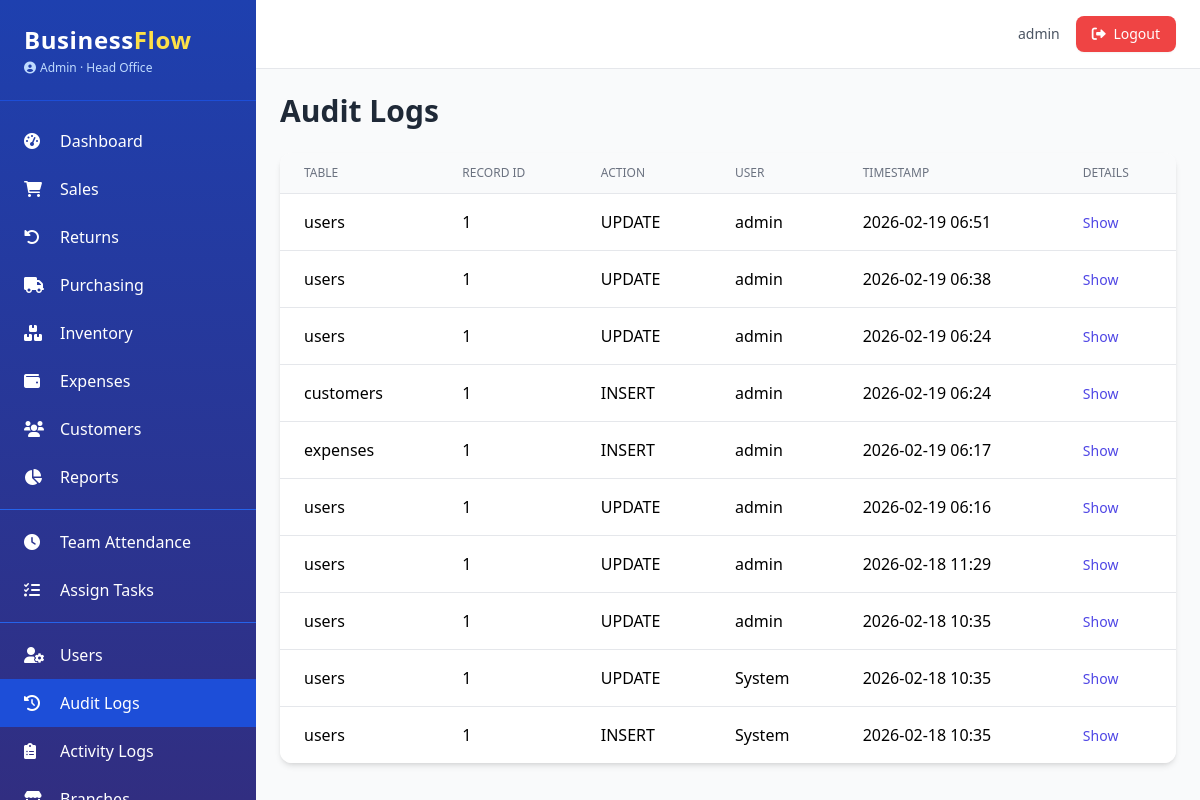
Page /admin/audit-logs (signed in) on the earlier database version.
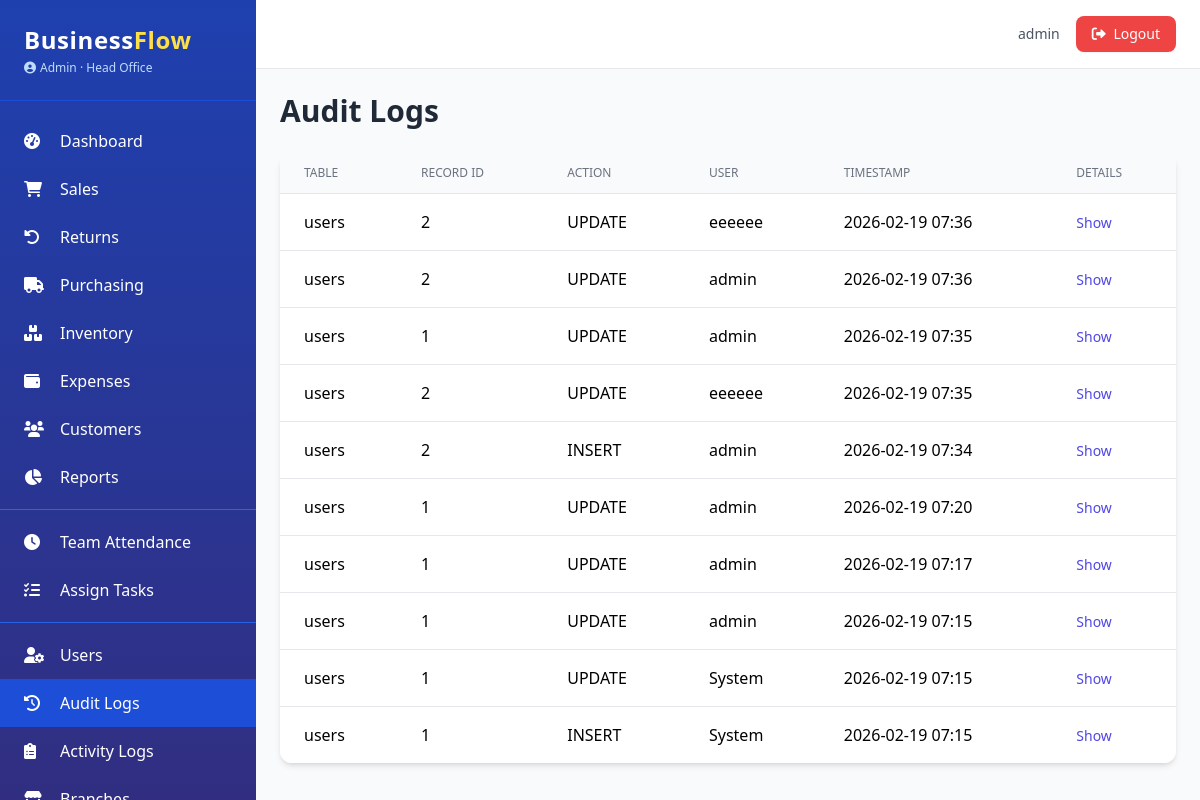
Same page on the later database version.
### app.py (models this page shows, shortened)
class AuditLog(db.Model):
    __tablename__ = 'audit_logs'
    id = db.Column(db.Integer, primary_key=True)
    table_name = db.Column(db.String(50), nullable=False)
    record_id = db.Column(db.Integer, nullable=False)
    action = db.Column(db.String(10), nullable=False)
    old_values = db.Column(db.Text, nullable=True)
    new_values = db.Column(db.Text, nullable=True)
    user_id = db.Column(db.Integer, db.ForeignKey('users.id'), nullable=True)
    timestamp = db.Column(db.DateTime, default=datetime.utcnow)
    user = db.relationship('User', foreign_keys=[user_id])
    __table_args__ = (
        Index('ix_audit_table_record', table_name, record_id),
        Index('ix_audit_timestamp', timestamp.desc()),
    )

class AuditMixin:
    @declared_attr
    def created_at(cls):
        return db.Column(db.DateTime, default=datetime.utcnow)

class SoftDeleteMixin:
    @classmethod
    def query_active(cls):
        return cls.query.filter(cls.deleted_at.is_(None))

class User(UserMixin, db.Model, AuditMixin, SoftDeleteMixin):
    __tablename__ = 'users'
    id = db.Column(db.Integer, primary_key=True)
    username = db.Column(db.String(80), unique=True, nullable=False)
    email = db.Column(db.String(120), unique=True, nullable=False)
    password_hash = db.Column(db.String(200), nullable=False)
    role = db.Column(db.String(20), nullable=False, default='Staff')
    branch_id = db.Column(db.Integer, db.ForeignKey('branches.id'), nullable=True)
    active = db.Column(db.Boolean, default=True)
    locale = db.Column(db.String(5), default='en')
    phone = db.Column(db.String(20))
    avatar = db.Column(db.String(200))
    last_login = db.Column(db.DateTime)
    branch = db.relationship('Branch', backref='users')
    permissions = db.Column(db.JSON, default=list)
    salary = db.Column(db.Float, nullable=True)
    pay_cycle = db.Column(db.String(20), default='monthly')
    bank_account = db.Column(db.String(50))
    tax_id = db.Column(db.String(50))
    @property
    def is_admin(self):
        return self.role == 'Admin'
    def has_permission(self, perm):
        if self.is_admin:
            return True
        return perm in (self.permissions or [])

### app.py (the view)
@admin_bp.route('/audit-logs')
@login_required
@admin_required
def audit_logs():
    page = request.args.get('page', 1, type=int)
    per_page = app.config.get('ITEMS_PER_PAGE', 20)
    pagination = AuditLog.query.order_by(AuditLog.timestamp.desc()).paginate(page=page, per_page=per_page, error_out=False)
    return render_template('admin/audit_logs.html', pagination=pagination)

### app.py (called while the page is built)
@login_manager.user_loader
def load_user(user_id):
    return User.query_active().filter_by(id=int(user_id)).first()

def admin_required(f):
    @wraps(f)
    def decorated(*args, **kwargs):
        if not current_user.is_authenticated or not current_user.is_admin:
            abort(403)
        return f(*args, **kwargs)
    return decorated

@app.context_processor
def inject_now():
    return {'now': datetime.utcnow(), 'current_year': datetime.utcnow().year}

### templates/admin/audit_logs.html (shortened to what this page needs)
{% extends "base.html" %}
{% block content %}
<h1 class="text-3xl font-bold text-gray-800 mb-6">Audit Logs</h1>
<div class="bg-white rounded-xl shadow-md overflow-hidden">
    <table class="min-w-full divide-y divide-gray-200">
        <thead class="bg-gray-50">
            <tr>
                <th class="px-6 py-3 text-left text-xs font-medium text-gray-500 uppercase">Table</th>
                <th class="px-6 py-3 text-left text-xs font-medium text-gray-500 uppercase">Record ID</th>
                <th class="px-6 py-3 text-left text-xs font-medium text-gray-500 uppercase">Action</th>
                <th class="px-6 py-3 text-left text-xs font-medium text-gray-500 uppercase">User</th>
                <th class="px-6 py-3 text-left text-xs font-medium text-gray-500 uppercase">Timestamp</th>
                <th class="px-6 py-3 text-left text-xs font-medium text-gray-500 uppercase">Details</th>
            </tr>
        </thead>
        <tbody class="bg-white divide-y divide-gray-200">
            {% for log in pagination.items %}
            <tr class="hover:bg-gray-50">
                <td class="px-6 py-4 whitespace-nowrap">{{ log.table_name }}</td>
                <td class="px-6 py-4 whitespace-nowrap">{{ log.record_id }}</td>
                <td class="px-6 py-4 whitespace-nowrap">{{ log.action }}</td>
                <td class="px-6 py-4 whitespace-nowrap">{{ log.user.username if log.user else 'System' }}</td>
                <td class="px-6 py-4 whitespace-nowrap">{{ log.timestamp.strftime('%Y-%m-%d %H:%M') }}</td>
                <td class="px-6 py-4">
                    <button onclick="toggleDetails({{ log.id }})" class="text-indigo-600 hover:text-indigo-900 text-sm">Show</button>
                </td>
            </tr>
            {% endfor %}
        </tbody>
    </table>
</div>
{% endblock %}

Differences in the rows shown:
changed AuditLog (number 1 of 10 on the later page): record_id "1" → "2"; user "admin" → "eeeeee"; timestamp "2026-02-19 06:51" → "2026-02-19 07:36"
changed AuditLog (number 2 of 10 on the later page): record_id "1" → "2"; timestamp "2026-02-19 06:38" → "2026-02-19 07:36"
changed AuditLog (number 3 of 10 on the later page): timestamp "2026-02-19 06:24" → "2026-02-19 07:35"
changed AuditLog (number 4 of 10 on the later page): table_name "customers" → "users"; record_id "1" → "2"; action "INSERT" → "UPDATE"; user "admin" → "eeeeee"; timestamp "2026-02-19 06:24" → "2026-02-19 07:35"
changed AuditLog (number 5 of 10 on the later page): table_name "expenses" → "users"; record_id "1" → "2"; timestamp "2026-02-19 06:17" → "2026-02-19 07:34"
changed AuditLog (number 6 of 10 on the later page): timestamp "2026-02-19 06:16" → "2026-02-19 07:20"
changed AuditLog (number 7 of 10 on the later page): timestamp "2026-02-18 11:29" → "2026-02-19 07:17"
changed AuditLog (number 8 of 10 on the later page): timestamp "2026-02-18 10:35" → "2026-02-19 07:15"
changed AuditLog (number 9 of 10 on the later page): timestamp "2026-02-18 10:35" → "2026-02-19 07:15"
changed AuditLog (number 10 of 10 on the later page): timestamp "2026-02-18 10:35" → "2026-02-19 07:15"
